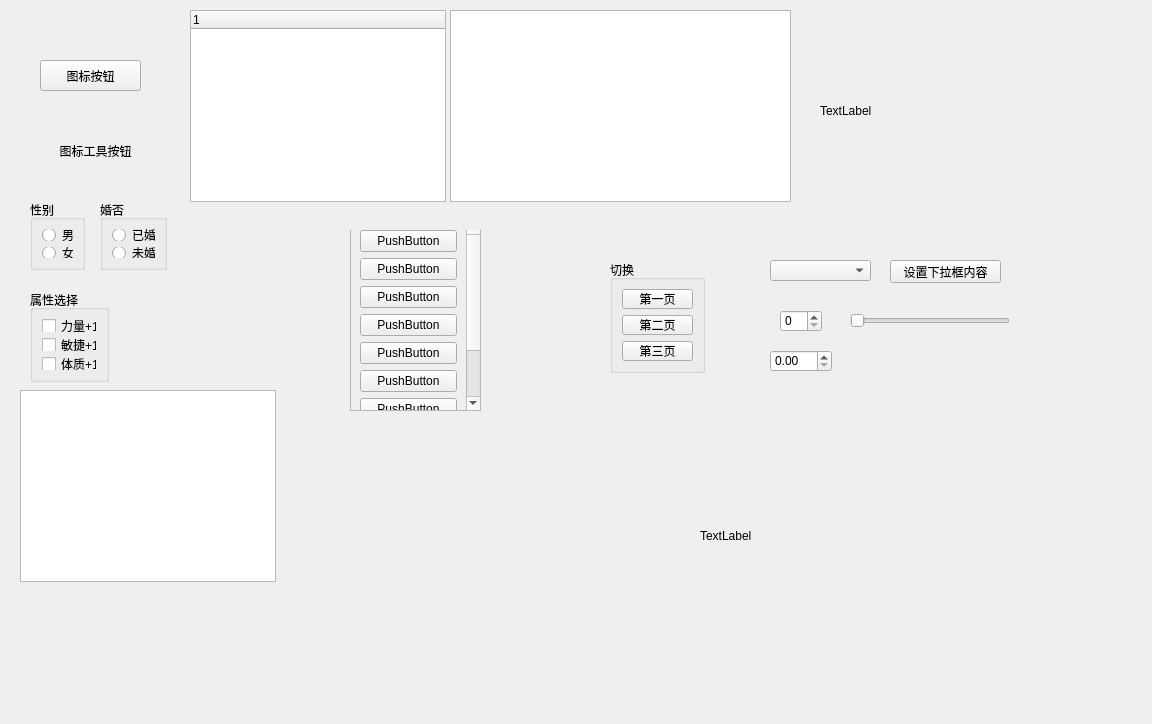
<?xml version="1.0" encoding="UTF-8"?>
<ui version="4.0">
 <class>Widget</class>
 <widget class="QWidget" name="Widget">
  <property name="geometry">
   <rect>
    <x>0</x>
    <y>0</y>
    <width>1152</width>
    <height>724</height>
   </rect>
  </property>
  <property name="windowTitle">
   <string>Widget</string>
  </property>
  <property name="layoutDirection">
   <enum>Qt::LeftToRight</enum>
  </property>
  <widget class="QToolButton" name="toolButton">
   <property name="geometry">
    <rect>
     <x>40</x>
     <y>130</y>
     <width>111</width>
     <height>41</height>
    </rect>
   </property>
   <property name="mouseTracking">
    <bool>false</bool>
   </property>
   <property name="text">
    <string>图标工具按钮</string>
   </property>
   <property name="icon">
    <iconset resource="IconSrc.qrc">
     <normaloff>:/new/prefix1/icon/1.png</normaloff>:/new/prefix1/icon/1.png</iconset>
   </property>
   <property name="toolButtonStyle">
    <enum>Qt::ToolButtonTextBesideIcon</enum>
   </property>
   <property name="autoRaise">
    <bool>true</bool>
   </property>
  </widget>
  <widget class="QPushButton" name="pushButton">
   <property name="geometry">
    <rect>
     <x>40</x>
     <y>60</y>
     <width>101</width>
     <height>31</height>
    </rect>
   </property>
   <property name="text">
    <string>图标按钮</string>
   </property>
   <property name="icon">
    <iconset resource="IconSrc.qrc">
     <normaloff>:/new/prefix1/icon/2.png</normaloff>:/new/prefix1/icon/2.png</iconset>
   </property>
  </widget>
  <widget class="QGroupBox" name="groupBox">
   <property name="geometry">
    <rect>
     <x>30</x>
     <y>200</y>
     <width>55</width>
     <height>70</height>
    </rect>
   </property>
   <property name="title">
    <string>性别</string>
   </property>
   <layout class="QVBoxLayout" name="verticalLayout">
    <item>
     <widget class="QRadioButton" name="radioButton">
      <property name="text">
       <string>男</string>
      </property>
     </widget>
    </item>
    <item>
     <widget class="QRadioButton" name="radioButton_2">
      <property name="text">
       <string>女</string>
      </property>
     </widget>
    </item>
   </layout>
  </widget>
  <widget class="QGroupBox" name="groupBox_3">
   <property name="geometry">
    <rect>
     <x>30</x>
     <y>290</y>
     <width>79</width>
     <height>92</height>
    </rect>
   </property>
   <property name="title">
    <string>属性选择</string>
   </property>
   <layout class="QVBoxLayout" name="verticalLayout_3">
    <item>
     <widget class="QCheckBox" name="checkBox">
      <property name="text">
       <string>力量+1</string>
      </property>
      <property name="tristate">
       <bool>true</bool>
      </property>
     </widget>
    </item>
    <item>
     <widget class="QCheckBox" name="checkBox_2">
      <property name="text">
       <string>敏捷+1</string>
      </property>
     </widget>
    </item>
    <item>
     <widget class="QCheckBox" name="checkBox_3">
      <property name="text">
       <string>体质+1</string>
      </property>
     </widget>
    </item>
   </layout>
  </widget>
  <widget class="QListWidget" name="listWidget">
   <property name="geometry">
    <rect>
     <x>20</x>
     <y>390</y>
     <width>256</width>
     <height>192</height>
    </rect>
   </property>
  </widget>
  <widget class="QTreeWidget" name="treeWidget">
   <property name="geometry">
    <rect>
     <x>190</x>
     <y>10</y>
     <width>256</width>
     <height>192</height>
    </rect>
   </property>
   <column>
    <property name="text">
     <string notr="true">1</string>
    </property>
   </column>
  </widget>
  <widget class="QTableWidget" name="tableWidget">
   <property name="geometry">
    <rect>
     <x>450</x>
     <y>10</y>
     <width>341</width>
     <height>192</height>
    </rect>
   </property>
  </widget>
  <widget class="QGroupBox" name="groupBox_2">
   <property name="geometry">
    <rect>
     <x>100</x>
     <y>200</y>
     <width>67</width>
     <height>70</height>
    </rect>
   </property>
   <property name="title">
    <string>婚否</string>
   </property>
   <layout class="QVBoxLayout" name="verticalLayout_2">
    <item>
     <widget class="QRadioButton" name="radioButton_3">
      <property name="text">
       <string>已婚</string>
      </property>
     </widget>
    </item>
    <item>
     <widget class="QRadioButton" name="radioButton_4">
      <property name="text">
       <string>未婚</string>
      </property>
     </widget>
    </item>
   </layout>
  </widget>
  <widget class="QStackedWidget" name="stackedWidget">
   <property name="geometry">
    <rect>
     <x>280</x>
     <y>230</y>
     <width>291</width>
     <height>211</height>
    </rect>
   </property>
   <property name="tabletTracking">
    <bool>false</bool>
   </property>
   <property name="autoFillBackground">
    <bool>false</bool>
   </property>
   <property name="currentIndex">
    <number>0</number>
   </property>
   <widget class="QWidget" name="page_4">
    <widget class="QScrollArea" name="scrollArea">
     <property name="geometry">
      <rect>
       <x>70</x>
       <y>-10</y>
       <width>131</width>
       <height>191</height>
      </rect>
     </property>
     <property name="widgetResizable">
      <bool>true</bool>
     </property>
     <widget class="QWidget" name="scrollAreaWidgetContents">
      <property name="geometry">
       <rect>
        <x>0</x>
        <y>-20</y>
        <width>112</width>
        <height>273</height>
       </rect>
      </property>
      <layout class="QVBoxLayout" name="verticalLayout_4">
       <item>
        <widget class="QPushButton" name="pushButton_2">
         <property name="text">
          <string>PushButton</string>
         </property>
        </widget>
       </item>
       <item>
        <widget class="QPushButton" name="pushButton_5">
         <property name="text">
          <string>PushButton</string>
         </property>
        </widget>
       </item>
       <item>
        <widget class="QPushButton" name="pushButton_3">
         <property name="text">
          <string>PushButton</string>
         </property>
        </widget>
       </item>
       <item>
        <widget class="QPushButton" name="pushButton_9">
         <property name="text">
          <string>PushButton</string>
         </property>
        </widget>
       </item>
       <item>
        <widget class="QPushButton" name="pushButton_8">
         <property name="text">
          <string>PushButton</string>
         </property>
        </widget>
       </item>
       <item>
        <widget class="QPushButton" name="pushButton_6">
         <property name="text">
          <string>PushButton</string>
         </property>
        </widget>
       </item>
       <item>
        <widget class="QPushButton" name="pushButton_10">
         <property name="text">
          <string>PushButton</string>
         </property>
        </widget>
       </item>
       <item>
        <widget class="QPushButton" name="pushButton_7">
         <property name="text">
          <string>PushButton</string>
         </property>
        </widget>
       </item>
       <item>
        <widget class="QPushButton" name="pushButton_4">
         <property name="text">
          <string>PushButton</string>
         </property>
        </widget>
       </item>
      </layout>
     </widget>
    </widget>
   </widget>
   <widget class="QWidget" name="page_6">
    <widget class="QTabWidget" name="tabWidget">
     <property name="geometry">
      <rect>
       <x>50</x>
       <y>40</y>
       <width>261</width>
       <height>161</height>
      </rect>
     </property>
     <property name="currentIndex">
      <number>0</number>
     </property>
     <widget class="QWidget" name="tab">
      <attribute name="title">
       <string>百度</string>
      </attribute>
      <widget class="QPushButton" name="pushButton_12">
       <property name="geometry">
        <rect>
         <x>40</x>
         <y>40</y>
         <width>75</width>
         <height>23</height>
        </rect>
       </property>
       <property name="text">
        <string>PushButton</string>
       </property>
      </widget>
     </widget>
     <widget class="QWidget" name="tab_2">
      <attribute name="title">
       <string>谷歌</string>
      </attribute>
      <widget class="QRadioButton" name="radioButton_6">
       <property name="geometry">
        <rect>
         <x>60</x>
         <y>30</y>
         <width>89</width>
         <height>16</height>
        </rect>
       </property>
       <property name="text">
        <string>RadioButton</string>
       </property>
      </widget>
     </widget>
     <widget class="QWidget" name="tab_3">
      <attribute name="title">
       <string>火狐</string>
      </attribute>
     </widget>
    </widget>
   </widget>
   <widget class="QWidget" name="page_5">
    <widget class="QToolBox" name="toolBox">
     <property name="geometry">
      <rect>
       <x>100</x>
       <y>0</y>
       <width>111</width>
       <height>161</height>
      </rect>
     </property>
     <property name="currentIndex">
      <number>2</number>
     </property>
     <widget class="QWidget" name="page">
      <property name="geometry">
       <rect>
        <x>0</x>
        <y>0</y>
        <width>111</width>
        <height>83</height>
       </rect>
      </property>
      <attribute name="label">
       <string>家人</string>
      </attribute>
      <widget class="QPushButton" name="pushButton_11">
       <property name="geometry">
        <rect>
         <x>10</x>
         <y>10</y>
         <width>75</width>
         <height>23</height>
        </rect>
       </property>
       <property name="text">
        <string>PushButton</string>
       </property>
      </widget>
     </widget>
     <widget class="QWidget" name="page_2">
      <property name="geometry">
       <rect>
        <x>0</x>
        <y>0</y>
        <width>111</width>
        <height>83</height>
       </rect>
      </property>
      <attribute name="label">
       <string>朋友</string>
      </attribute>
      <widget class="QToolButton" name="toolButton_2">
       <property name="geometry">
        <rect>
         <x>10</x>
         <y>10</y>
         <width>79</width>
         <height>18</height>
        </rect>
       </property>
       <property name="text">
        <string>Toolbutton</string>
       </property>
      </widget>
     </widget>
     <widget class="QWidget" name="page_3">
      <attribute name="label">
       <string>黑名单</string>
      </attribute>
      <widget class="QRadioButton" name="radioButton_5">
       <property name="geometry">
        <rect>
         <x>10</x>
         <y>20</y>
         <width>89</width>
         <height>16</height>
        </rect>
       </property>
       <property name="text">
        <string>RadioButton</string>
       </property>
      </widget>
     </widget>
    </widget>
   </widget>
  </widget>
  <widget class="QGroupBox" name="groupBox_4">
   <property name="geometry">
    <rect>
     <x>610</x>
     <y>260</y>
     <width>95</width>
     <height>113</height>
    </rect>
   </property>
   <property name="title">
    <string>切换</string>
   </property>
   <layout class="QVBoxLayout" name="verticalLayout_5">
    <item>
     <widget class="QPushButton" name="pushButton_13">
      <property name="text">
       <string>第一页</string>
      </property>
     </widget>
    </item>
    <item>
     <widget class="QPushButton" name="pushButton_14">
      <property name="text">
       <string>第二页</string>
      </property>
     </widget>
    </item>
    <item>
     <widget class="QPushButton" name="pushButton_15">
      <property name="text">
       <string>第三页</string>
      </property>
     </widget>
    </item>
   </layout>
  </widget>
  <widget class="QComboBox" name="comboBox">
   <property name="geometry">
    <rect>
     <x>770</x>
     <y>260</y>
     <width>101</width>
     <height>21</height>
    </rect>
   </property>
  </widget>
  <widget class="QPushButton" name="pushButton_16">
   <property name="geometry">
    <rect>
     <x>890</x>
     <y>260</y>
     <width>111</width>
     <height>23</height>
    </rect>
   </property>
   <property name="text">
    <string>设置下拉框内容</string>
   </property>
  </widget>
  <widget class="QSpinBox" name="spinBox">
   <property name="geometry">
    <rect>
     <x>780</x>
     <y>310</y>
     <width>42</width>
     <height>22</height>
    </rect>
   </property>
  </widget>
  <widget class="QDoubleSpinBox" name="doubleSpinBox">
   <property name="geometry">
    <rect>
     <x>770</x>
     <y>350</y>
     <width>62</width>
     <height>22</height>
    </rect>
   </property>
  </widget>
  <widget class="QSlider" name="horizontalSlider">
   <property name="geometry">
    <rect>
     <x>850</x>
     <y>310</y>
     <width>160</width>
     <height>22</height>
    </rect>
   </property>
   <property name="orientation">
    <enum>Qt::Horizontal</enum>
   </property>
  </widget>
  <widget class="QLabel" name="label">
   <property name="geometry">
    <rect>
     <x>820</x>
     <y>20</y>
     <width>271</width>
     <height>181</height>
    </rect>
   </property>
   <property name="text">
    <string>TextLabel</string>
   </property>
  </widget>
  <widget class="QLabel" name="label_2">
   <property name="geometry">
    <rect>
     <x>700</x>
     <y>410</y>
     <width>381</width>
     <height>251</height>
    </rect>
   </property>
   <property name="text">
    <string>TextLabel</string>
   </property>
  </widget>
 </widget>
 <resources>
  <include location="IconSrc.qrc"/>
 </resources>
 <connections/>
</ui>
